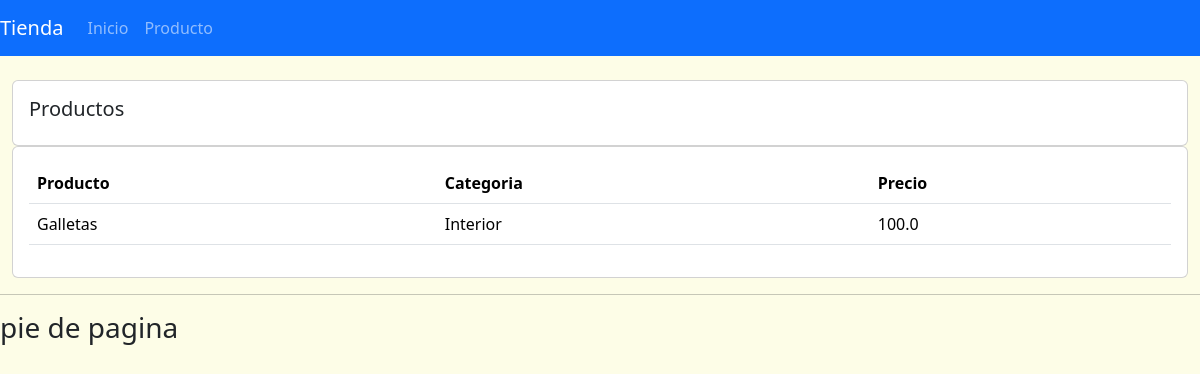
Before: /productos/ with the older database file.
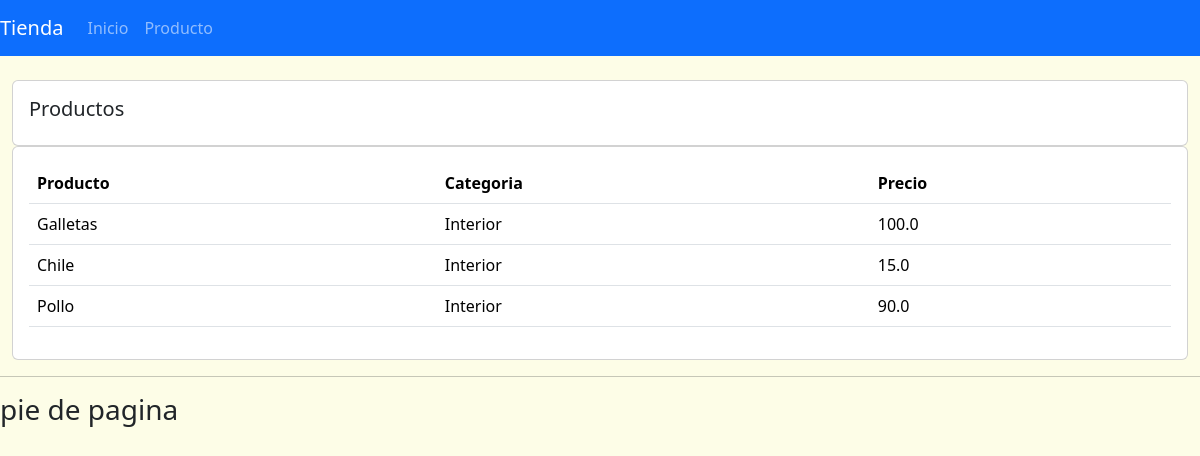
After: the same page with the newer database file.
### app_tienda/models.py (models this page shows, shortened)
class Producto(models.Model):
	CATEGORIA = (
			('Interior', 'Interior'),
			('Exterior', 'Exterior'),
			)
	nombre = models.CharField(max_length=200, null=True)
	precio = models.FloatField(null=True)
	categoria = models.CharField(max_length=200, null=True, choices=CATEGORIA)
	descripcion = models.CharField(max_length=200, null=True)
	fecha_de_creacion = models.DateTimeField(auto_now_add=True, null=True)

### app_tienda/views.py (the view)
# urls.py: path('productos/', views.productos, name='productos'),
def productos(request):
	productos= Producto.objects.all()
	context = {'productos':productos}
	return render(request, 'app_tienda/productos.html', context)

### app_tienda/templates/app_tienda/productos.html
{%  extends 'app_tienda/base.html' %}
{% block contenido %}
		<br>
		<div class="row">
			<div class="col-md">
				<div class="card card-body">
					<h5>Productos</h5>
				</div>
				<div class="card card-body">
					<table class="table">
						<tr>
							<th>Producto</th>
							<th>Categoria</th>
							<th>Precio</th>
						</tr>
						{% for producto in productos %}
						<tr>
							<td>{{ producto.nombre }}</td>
							<td>{{ producto.categoria }}</td>
							<td>{{ producto.precio }}</td>
						</tr>
						{% endfor %}
					</table>
				</div>
			</div>
		</div>
{% endblock contenido %}

Changed rows visible on the page:
added Producto: nombre "Chile", categoria "Interior", precio "15.0"
added Producto: nombre "Pollo", categoria "Interior", precio "90.0"
